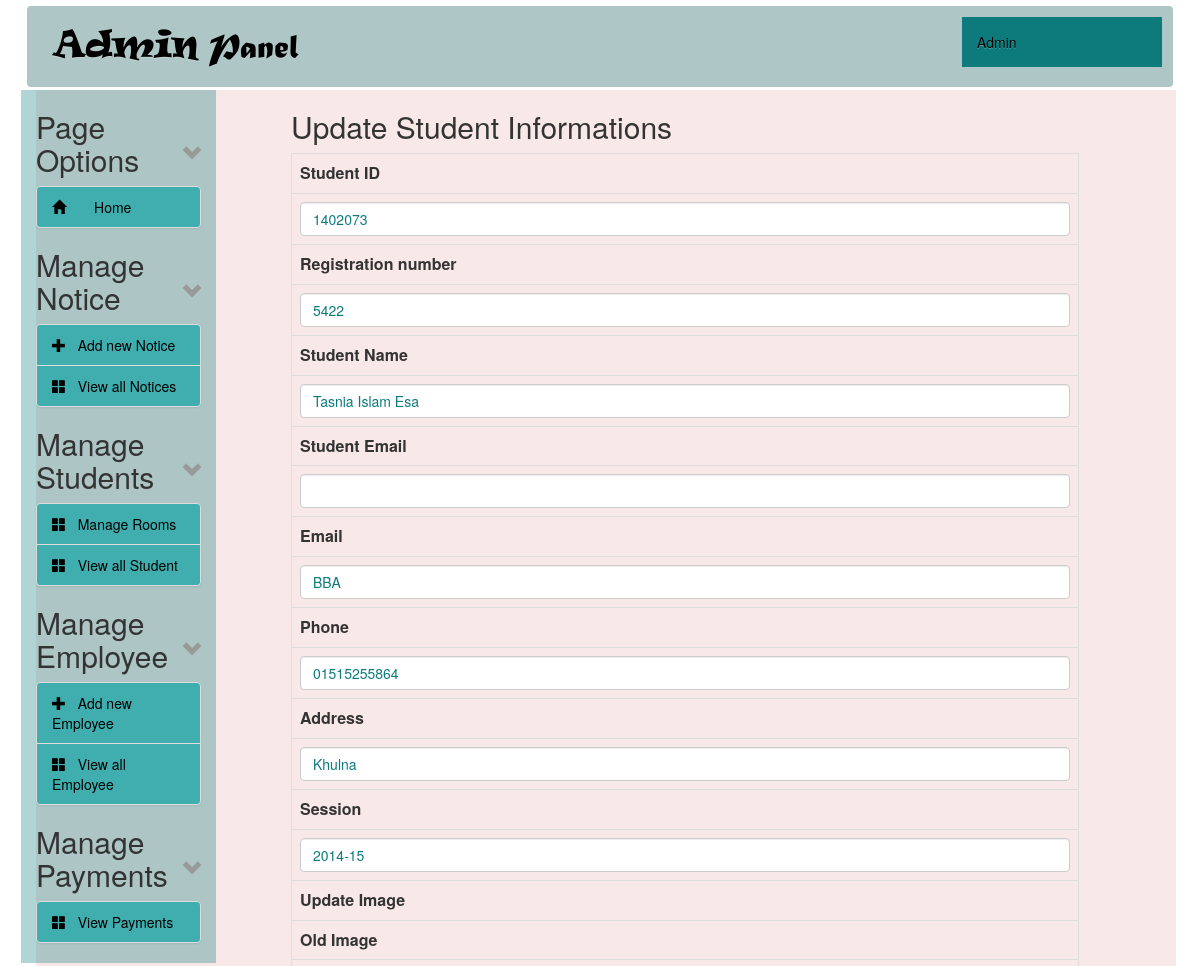
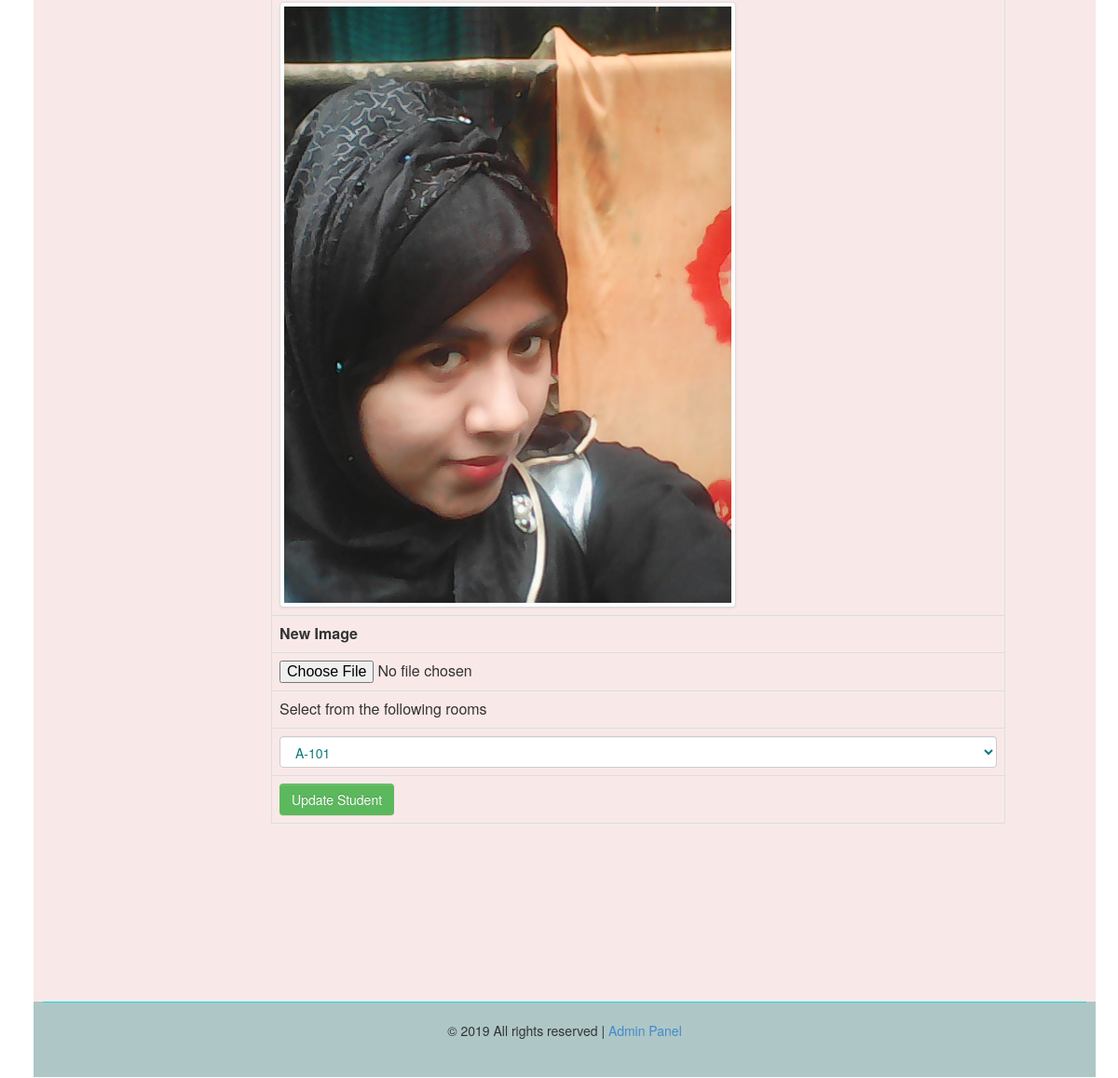
/admin/edit_student.php?id=19 (signed in), run on the app's committed database (2 pictures, top to bottom).
### tables this page shows
CREATE TABLE `tbl_student` (
  `id` int(11) NOT NULL,
  `university_id` int(11) NOT NULL,
  `registration_no` int(11) NOT NULL,
  `name` varchar(100) NOT NULL,
  `email` varchar(255) NOT NULL,
  `faculty` varchar(100) DEFAULT NULL,
  `phone_no` varchar(15) DEFAULT NULL,
  `address` varchar(100) NOT NULL,
  `room_id` int(11) NOT NULL,
  `session` varchar(100) NOT NULL,
  `image` varchar(100) NOT NULL,
  `is_verified` int(255) NOT NULL
);

CREATE TABLE `tbl_rooms` (
  `id` int(11) NOT NULL,
  `name` varchar(100) NOT NULL,
  `block` varchar(10) NOT NULL
);

### admin/edit_student.php (the view, shortened to what this page needs)
<?php
include("../config.php");
?>
<?php
if (!isset($_REQUEST['id'])) {
    header("location: view-post.php");
} else {
    $id = $_REQUEST['id'];
}
?>
<?php
$statement = $db->prepare("SELECT * FROM tbl_student WHERE id=?");
$statement->execute(array($id));
$result = $statement->fetchAll(PDO::FETCH_ASSOC);
foreach ($result as $row) {
    $name = $row['name'];
    $email = $row['email'];
    $faculty = $row['faculty'];
    $university_id = $row['university_id'];
    $registration_no = $row['registration_no'];
    $session = $row['session'];
    $phone_no = $row['phone_no'];
    $room_id = $row['room_id'];
    $address = $row['address'];
    $image = $row['image'];
}
?>
<?php
include('header.php');
?>
<div class="col-sm-9 col-md-9 col-lg-9">
    <div id="content">
        <div class="wrapper-edit-post">
            <h2>Update Student Informations</h2>
            <form action="edit_student.php?id=<?= $id; ?>" method="post" enctype="multipart/form-data">
                <table class="table table-hover table-bordered">
                    <tr>
                        <th>Student ID</th>
                    </tr>
                    <tr>
                        <td><input type="text" name="university_id" class="form-control" value="<?= $university_id ?>"/>
                        </td>
                    </tr>
                    <tr>
                        <th>Registration number</th>
                    </tr>
                    <tr>
                        <td><input type="text" name="registration_no" class="form-control"
                                   value="<?= $registration_no ?>"/></td>
                    </tr>
                    <tr>
                        <th>Student Name</th>
                    </tr>
                    <tr>
                        <td><input type="text" name="name" class="form-control" value="<?= $name ?>"/></td>
                    </tr>
                    <tr>
                        <th>Student Email</th>
                    </tr>
                    <tr>
                        <td><input type="text" name="email" class="form-control" value="<?= $email ?>"/></td>
                    </tr>
                    <tr>
                        <th>Email</th>
                    </tr>
                    <tr>
                        <td><input type="text" name="faculty" class="form-control" value="<?= $faculty ?>"/></td>
                    </tr>
                    <tr>
                        <th>Phone</th>
                    </tr>
                    <tr>
                        <td><input type="text" name="phone_no" class="form-control" value="<?= $phone_no ?>"/></td>
                    </tr>
                    <tr>
                        <th>Address</th>
                    </tr>
                    <tr>
                        <td><input type="text" name="address" class="form-control" value="<?= $address ?>"/></td>
                    </tr>
                    <tr>
                        <th>Session</th>
                    </tr>
                    <tr>
                        <td><input type="text" name="session" class="form-control" value="<?= $session ?>"/></td>
                    </tr>
                    <tr>
                        <th>Update Image</th>
                    </tr>
                    <tr>
                        <th>Old Image</th>
                    </tr>
                    <tr>
                        <th><img src="../images/students/<?= $image ?>" class="img img-thumbnail img-responsive"></th>
                    </tr>
                    <tr>
                        <th>New Image</th>
                    </tr>
                    <tr>
                        <td><input type="file" name="image"/></td>
                    </tr>
                    <tr>
                        <td>Select from the following rooms</td>
                    </tr>
                    <tr>
                        <td>
                            <select name="room_id" class="form-control">
                                <?php
                                $statement = $db->prepare("SELECT * FROM tbl_rooms ORDER BY name ASC");
                                $statement->execute();
                                $result = $statement->fetchAll(PDO::FETCH_ASSOC);
                                foreach ($result as $row) { ?>
                                    <option value="<?php echo $row['id']; ?>" <?= $room_id == $row['id'] ? 'selected' : '' ?>><?php echo $row['block'] . '-' . $row['name']; ?></option>
                                <?php } ?>
                            </select>
                        </td>
                    </tr>
                    <tr>
                        <td><input type="submit" class="btn btn-success" name="form_update_post"
                                   value="Update Student"/></td>
                    </tr>
                </table>
            </form>
        </div>
    </div>
</div>
<?php
include('footer.php');
?>

### admin/style-admin.css (style rules this page uses)
#content { margin-left:60px; height: auto; }
th { text-align: center; }
td, th { padding: 5px; text-align: left; }
.form-control { display: block; width: 100%; height: 34px; padding: 6px 12px; font-size: 14px; line-height: 1.42857143; color: #0D7B7B; background-color: #fff; background-image: none; border: 1px solid #ccc; border-radius: 4px; -webkit-box-shadow: inset 0 1px 1px rgba(0,0,0,.075); box-shadow: inset 0 1px 1px rgba(0,0,0,.075); -webkit-transition: border-color ease-in-out .15s,-webkit-box-shadow ease-in-out .15s; -o-transition: border-color ease-in-out .15s,box-shadow ease-in-out .15s; transition: border-color ease-in-out .15s,box-shadow ease-in-out .15s; }
.btn { display: inline-block; padding: 6px 12px; margin-bottom: 0; font-size: 14px; font-weight: 400; line-height: 1.42857143; text-align: center; white-space: nowrap; vertical-align: middle; -ms-touch-action: manipulation; touch-action: manipulation; cursor: pointer; -webkit-user-select: none; -moz-user-select: none; -ms-user-select: none; user-select: none; background-image: none; border: 1px solid transparent; border-radius: 4px; }
button, input, select, textarea { font-family: inherit; font-size: inherit; line-height: inherit; }
button, html input[type=button], input[type=reset], input[type=submit] { -webkit-appearance: button; cursor: pointer; }
button, select { text-transform: none; }
button, input, optgroup, select, textarea { margin: 0; font: inherit; color: inherit; }

### data on the page
tbl_student: university_id "1402073", registration_no "5422", name "Tasnia Islam Esa", faculty "BBA", phone_no "01515255864", address "Khulna", session "2014-15", image (picture), room_id "A-101"
